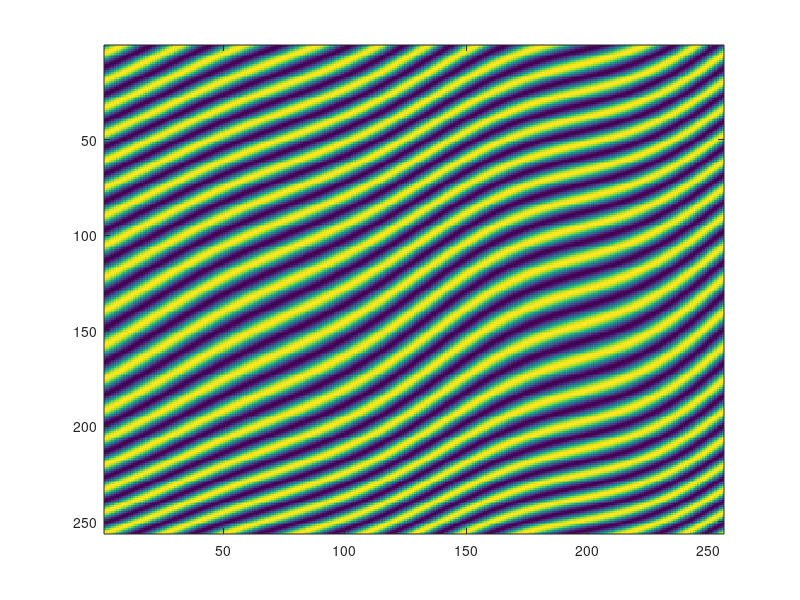

This figure's MATLAB source: (Note: this script raises an error after producing the figure.)
clear all
close all hidden

[x,y] = meshgrid(0:255);
x = x/256 ; y = y / 256;
b=sin(x.*2*pi*20.*(1+0.05.*sin(4*pi*x))*sin(pi/6)+y.*2*pi*20.*(1+0.05.*sin(2*pi*y))*cos(pi/6));
%b = sin(2*pi*x.*10.*(1+0.1*sin(2*pi*y)) );
%b = sin(2*pi*x*10);
figure(1)
imagesc(b)

%b = b-mean(b(:));
a = b;lenperpix = 1/256;[l,m]=size(b);
[dx,dy] = gradient(a);
[dxx,d0xy] = gradient(dx);
[d0yx,dyy] = gradient(dy); 
kx =1/ (lenperpix*lenperpix)*dxx(2:l-1,2:m-1) ;
ky = 1/(lenperpix*lenperpix)*dyy(2:l-1,2:m-1) ;
dxy = 1/(lenperpix*lenperpix)*(d0xy(2:l-1,2:m-1)+d0yx(2:l-1,2:m-1))/2;

%[kx,ky]=diff2(b,1/256);
%figure(2)
%img(kx)
%title('kx')
%colorbar
a = b(2:255,2:255);
kx = kx./a;
ky = ky./a;

kf1 = kx+ky;
kf1 = (1-((kf1) > 0)).*kf1;
kf = sqrt(-kf1);
figure(2)
img(kf)

kff = clean(kf,20,0.1);
kff = lpfilter(kff,0.25,0.26);
%kff =kf;
figure(3)
img(kff)
colorbar

k1 =sqrt((2*pi*20.*(1+0.5.*sin(4*pi*x))*sin(pi/6)).^2 +(2*pi*20.*(1+0.5.*sin(2*pi*y))*cos(pi/6)).^2);
%k1 = (2*pi*10.*(1+0.1*sin(2*pi*y)) );
%k1 = 10*ones(size(b));
k0 = k1(2:255,2:255);  
%k0 = 2*pi*10;
figure(4)
img(k0)
colorbar

kp = (kff-k0).*(kff-k0)./k0./k0;
 
[l,m] = size(kff);

msr = sqrt(sum(kp(:))/l/l)*100 

